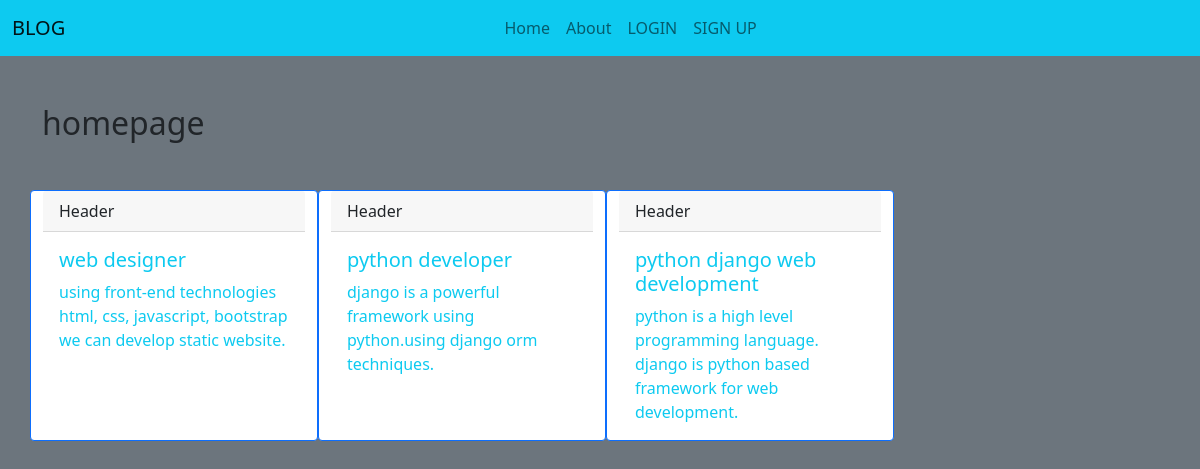
The page / on the database its author committed.
### blogapp/models.py (models this page shows, shortened)
class Post(models.Model):
    title=models.CharField(max_length=200)
    content=models.TextField()

### blogapp/views.py (the view)
# urls.py: 2. Add a URL to urlpatterns:  path('', views.home, name='home')
def home(request):
    posts=Post.objects.all()
    return render(request,'home.html',{'posts':posts})

### blogapp/templates/home.html
{% extends 'index.html' %}
{% load static %}
{% block content %}
    <h2 class="text- white my-5">homepage</h2>
{% for Post in posts %}
  <div class="card border-primary mb-3" style="max-width:18rem;">
  <div class="card-header">Header</div>
            <div class="card-body text-info">
              <h5 class="card-title">{{Post.title}}</h5>
              <p class="card-text">{{Post.content}}</p>
            </div>
  </div>
{% endfor %}
{% endblock content %}

### blogapp/static/css/style.css (style rules this page uses)
body { margin: 0; padding: 0; background-color:#6c757d; }

### rows shown on the page
Post: title "web designer", content "using front-end technologies html, css, javascript, bootstrap we can develop static website."
Post: title "python developer", content "django is a powerful framework using python.using django orm techniques."
Post: title "python django web development", content "python is a high level programming language. django is python based framework for web development."
